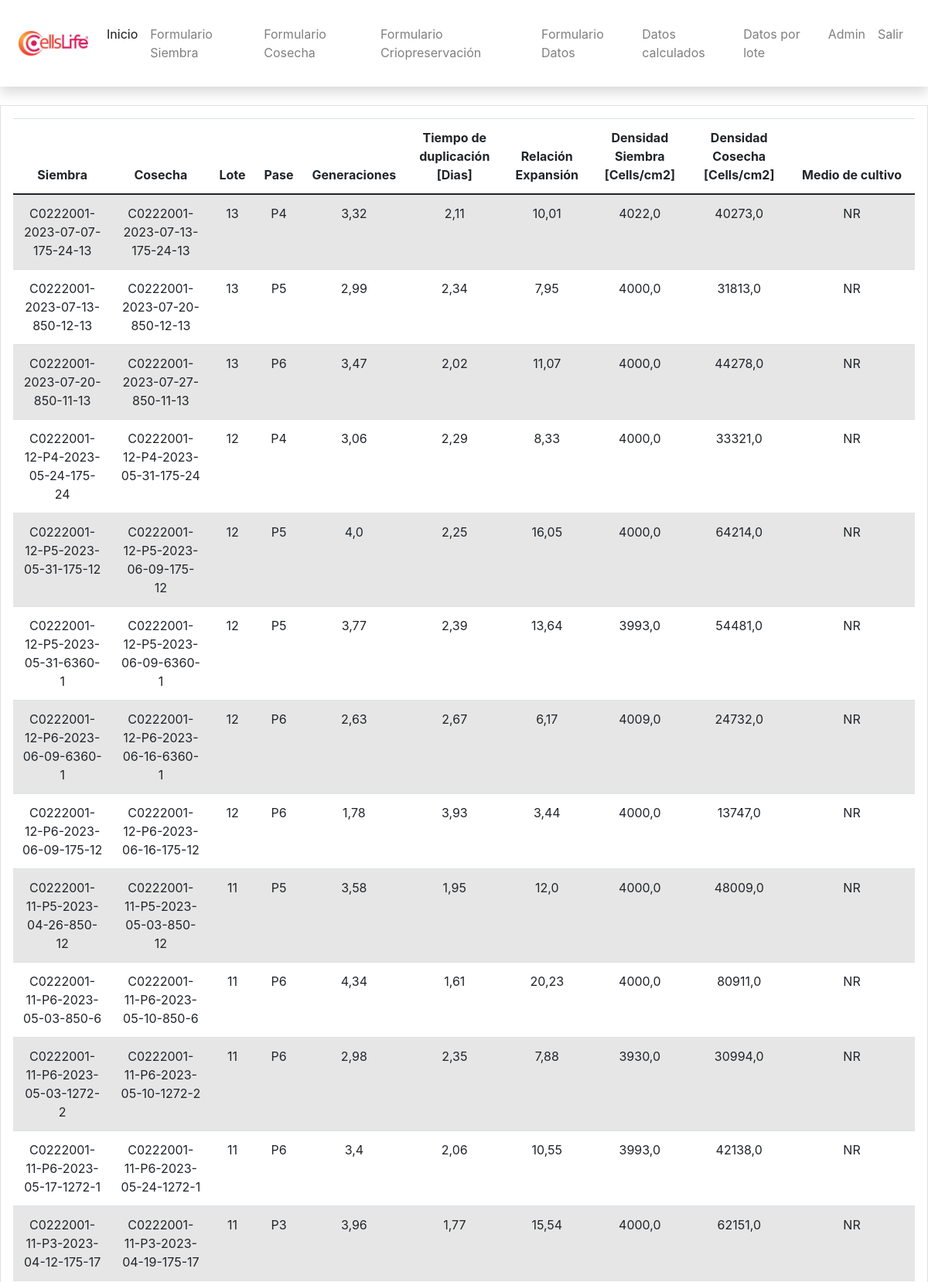
The app's page /datos/ (signed in, upper part) with its own data.
### formularios/models.py (models this page shows, shortened)
class Dato(models.Model):
    cci = models.CharField(max_length=10 , default="")
    medioSiembra = models.CharField(max_length=50 , default="NR", editable=True)
    siembra = models.ForeignKey(Siembra, on_delete=models.CASCADE)
    cosecha = models.ForeignKey(Cosecha, on_delete=models.CASCADE)
    generaciones = models.FloatField()
    tiempoDuplicacion = models.FloatField()
    relacionExpansion = models.FloatField()
    loteDatos = models.CharField(default="000", max_length=50)
    pase = models.CharField(default="000", max_length=50)
    densidadCosecha = models.FloatField(default=0.0,  max_length=10)
    densidadSiembra = models.FloatField(default=0.0,  max_length=10)
    datoId = models.CharField(max_length=50, primary_key=True)

class Siembra(models.Model):
    cci = models.CharField(max_length=10, default="")
    medioSiembra = models.CharField(max_length=50, default="NR", editable=True)
    loteSimbra = models.CharField(max_length=50)
    fechaSiembra = models.DateField()
    paseSiembra = models.CharField(choices=[('P0', 'P0'),('P1', 'P1'), ('P2', 'P2'), ('P3', 'P3'), ('P4', 'P4'), ('P5', 'P5'), ('P6', 'P6'), ('P7', 'P7')] , max_length=10)
    areaFrascosSiembra = models.IntegerField(choices=[(25, 'T25'), (75, 'T75'), (175, 'T175'), (850, 'CR Liso'), (2125, 'CR Corrugado'), (1272, 'CS 2p'), (3180, 'CS 5p'), (6360, 'CS 10p'), (500, 'TripleFlask'),  (0, 'Crioviales')])
    numFrascosSiembra = models.IntegerField()
    numCelulasSembradasXFrasco = models.FloatField()
    densidadSiembra = models.IntegerField()
    siembraId = models.CharField(max_length=50, unique=True, primary_key=True)
    totalSiembra = models.FloatField(max_length=10)
    def __str__(self):
        return self.siembraId

class Cosecha(models.Model):
    cci = models.CharField(max_length=10, default="")
    loteCosecha = models.CharField(default="", max_length=50)
    fechaCosecha = models.DateField()
    paseCosecha = models.CharField(choices=[('P0', 'P0'),('P1', 'P1'), ('P2', 'P2'), ('P3', 'P3'), ('P4', 'P4'), ('P5', 'P5'), ('P6', 'P6'), ('P7', 'P7')] , max_length=10)
    areaFrascosCosecha = models.IntegerField(choices=[(25, 'T25'), (75, 'T75'), (175, 'T175'), (850, 'CR Liso'), (2125, 'CR Corrugado'),(1272, 'CS 2p'), (3180, 'CS 5p'), (6360, 'CS 10p'), (500, 'TripleFlask'), (0, 'Crioviales')])
    numFrascosCosecha = models.IntegerField()
    confluenciaCosecha = models.FloatField()
    tiempoCultivoDias = models.IntegerField()
    numCelulasObtenidas = models.FloatField()
    viabilidadCosecha = models.IntegerField()
    siembra = models.ForeignKey(Siembra, on_delete=models.CASCADE)
    densidadCosecha = models.IntegerField()
    totalObtenidas = models.FloatField()
    cosechaId = models.CharField(max_length=50, unique=True, primary_key=True)
    def __str__(self):
        return self.cosechaId

### formularios/views.py (the view)
# urls.py: path('datos/', views.datos, name='datos'),
@login_required
def datos(request):
    datos = models.Dato.objects.all()
    return render(request, 'formularios/datos.html', {'datos':datos} )

### formularios/templates/formularios/datos.html (shortened to what this page needs)
{% extends 'formularios/base.html' %}
{% block content %}
    <table class="table table-striped" >
        <thead>
            <tr>
                <th>Siembra</th>
                <th>Cosecha</th>
                <th>Lote</th>
                <th>Pase</th>
                <th>Generaciones</th>
                <th>Tiempo de duplicación [Dias] </th>
                <th>Relación Expansión</th>
                <th> Densidad Siembra [Cells/cm2] </th>
                <th> Densidad Cosecha [Cells/cm2] </th>
                <th> Medio de cultivo </th>
            </tr>
        </thead>
        <tbody>
            {% for i in datos %}
            <tr>
              <td>{{ i.siembra }}</td>
              <td>{{ i.cosecha }}</td>
              <td>{{i.loteDatos}}</td>
              <td>{{ i.pase }}</td>
              <td>{{ i.generaciones }}</td>
              <td>{{i.tiempoDuplicacion}}</td>
              <td>{{i.relacionExpansion}}</td>
              <td>{{i.densidadSiembra}}</td>
              <td>{{i.densidadCosecha}}</td>
              <td>{{i.medioSiembra}}</td>
            </tr>
          {% endfor %}
        </tbody>
    </table>
{% endblock %}

### formularios/templates/formularios/datos.html (style rules this page uses)
table { margin: 0 auto; text-align: center; }

### records on screen
Dato: siembra "C0222001-2023-07-07-175-24-13", cosecha "C0222001-2023-07-13-175-24-13", loteDatos "13", pase "P4", generaciones "3,32", tiempoDuplicacion "2,11", relacionExpansion "10,01", densidadSiembra "4022,0", densidadCosecha "40273,0", medioSiembra "NR"
Dato: siembra "C0222001-2023-07-13-850-12-13", cosecha "C0222001-2023-07-20-850-12-13", loteDatos "13", pase "P5", generaciones "2,99", tiempoDuplicacion "2,34", relacionExpansion "7,95", densidadSiembra "4000,0", densidadCosecha "31813,0", medioSiembra "NR"
Dato: siembra "C0222001-2023-07-20-850-11-13", cosecha "C0222001-2023-07-27-850-11-13", loteDatos "13", pase "P6", generaciones "3,47", tiempoDuplicacion "2,02", relacionExpansion "11,07", densidadSiembra "4000,0", densidadCosecha "44278,0", medioSiembra "NR"
Dato: siembra "C0222001-12-P4-2023-05-24-175-24", cosecha "C0222001-12-P4-2023-05-31-175-24", loteDatos "12", pase "P4", generaciones "3,06", tiempoDuplicacion "2,29", relacionExpansion "8,33", densidadSiembra "4000,0", densidadCosecha "33321,0", medioSiembra "NR"
Dato: siembra "C0222001-12-P5-2023-05-31-175-12", cosecha "C0222001-12-P5-2023-06-09-175-12", loteDatos "12", pase "P5", generaciones "4,0", tiempoDuplicacion "2,25", relacionExpansion "16,05", densidadSiembra "4000,0", densidadCosecha "64214,0", medioSiembra "NR"
Dato: siembra "C0222001-12-P5-2023-05-31-6360-1", cosecha "C0222001-12-P5-2023-06-09-6360-1", loteDatos "12", pase "P5", generaciones "3,77", tiempoDuplicacion "2,39", relacionExpansion "13,64", densidadSiembra "3993,0", densidadCosecha "54481,0", medioSiembra "NR"
Dato: siembra "C0222001-12-P6-2023-06-09-6360-1", cosecha "C0222001-12-P6-2023-06-16-6360-1", loteDatos "12", pase "P6", generaciones "2,63", tiempoDuplicacion "2,67", relacionExpansion "6,17", densidadSiembra "4009,0", densidadCosecha "24732,0", medioSiembra "NR"
Dato: siembra "C0222001-12-P6-2023-06-09-175-12", cosecha "C0222001-12-P6-2023-06-16-175-12", loteDatos "12", pase "P6", generaciones "1,78", tiempoDuplicacion "3,93", relacionExpansion "3,44", densidadSiembra "4000,0", densidadCosecha "13747,0", medioSiembra "NR"
Dato: siembra "C0222001-11-P5-2023-04-26-850-12", cosecha "C0222001-11-P5-2023-05-03-850-12", loteDatos "11", pase "P5", generaciones "3,58", tiempoDuplicacion "1,95", relacionExpansion "12,0", densidadSiembra "4000,0", densidadCosecha "48009,0", medioSiembra "NR"
Dato: siembra "C0222001-11-P6-2023-05-03-850-6", cosecha "C0222001-11-P6-2023-05-10-850-6", loteDatos "11", pase "P6", generaciones "4,34", tiempoDuplicacion "1,61", relacionExpansion "20,23", densidadSiembra "4000,0", densidadCosecha "80911,0", medioSiembra "NR"
Dato: siembra "C0222001-11-P6-2023-05-03-1272-2", cosecha "C0222001-11-P6-2023-05-10-1272-2", loteDatos "11", pase "P6", generaciones "2,98", tiempoDuplicacion "2,35", relacionExpansion "7,88", densidadSiembra "3930,0", densidadCosecha "30994,0", medioSiembra "NR"
Dato: siembra "C0222001-11-P6-2023-05-17-1272-1", cosecha "C0222001-11-P6-2023-05-24-1272-1", loteDatos "11", pase "P6", generaciones "3,4", tiempoDuplicacion "2,06", relacionExpansion "10,55", densidadSiembra "3993,0", densidadCosecha "42138,0", medioSiembra "NR"
Dato: siembra "C0222001-11-P3-2023-04-12-175-17", cosecha "C0222001-11-P3-2023-04-19-175-17", loteDatos "11", pase "P3", generaciones "3,96", tiempoDuplicacion "1,77", relacionExpansion "15,54", densidadSiembra "4000,0", densidadCosecha "62151,0", medioSiembra "NR"
